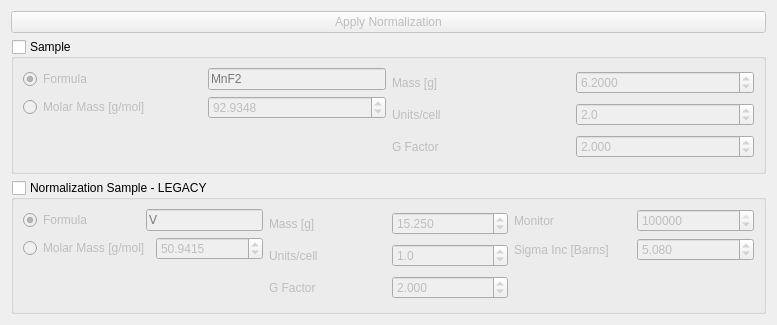
<?xml version="1.0" encoding="UTF-8"?>
<ui version="4.0">
 <class>Form</class>
 <widget class="QWidget" name="Form">
  <property name="geometry">
   <rect>
    <x>0</x>
    <y>0</y>
    <width>777</width>
    <height>325</height>
   </rect>
  </property>
  <property name="windowTitle">
   <string>Form</string>
  </property>
  <layout class="QVBoxLayout" name="verticalLayout_7">
   <item>
    <widget class="QPushButton" name="NormalizationManager_applyNormalization_btn">
      <property name="text">
      <string>Apply Normalization</string>
      </property>
      <property name="enabled">
        <bool>false</bool>
      </property>
      <property name="toolTip">
      <string>Apply normalization on current converted dataset</string>
     </property>
    </widget>
   </item>
   <item>
    <widget class="QGroupBox" name="NormalizationManager_sampleGroupBox_checkBox">
     <property name="title">
      <string>Sample</string>
     </property>
     <property name="flat">
      <bool>false</bool>
     </property>
     <property name="checkable">
      <bool>true</bool>
     </property>
     <property name="toolTip">
      <string>Use inputted sample parameters for normalization</string>
     </property>
     <property name="checked">
      <bool>false</bool>
     </property>
     <layout class="QHBoxLayout" name="horizontalLayout_4">
      <item>
       <layout class="QHBoxLayout" name="horizontalLayout">
        <item>
         <layout class="QVBoxLayout" name="verticalLayout">
          <item>
           <layout class="QHBoxLayout" name="horizontalLayout_6">
            <item>
             <widget class="QRadioButton" name="NormalizationManager_sampleFormula_radioButton">
              <property name="text">
               <string>Formula</string>
              </property>
              <property name="toolTip">
                <string>Use chemical formula to calculate molar mass</string>
              </property>
              <property name="checked">
               <bool>true</bool>
              </property>
              <attribute name="buttonGroup">
               <string notr="true">buttonGroup</string>
              </attribute>
             </widget>
            </item>
            <item>
             <widget class="QLineEdit" name="NormalizationManager_sampleFormula_lineEdit">
              <property name="sizePolicy">
               <sizepolicy hsizetype="Preferred" vsizetype="Fixed">
                <horstretch>0</horstretch>
                <verstretch>0</verstretch>
               </sizepolicy>
              </property>
              <property name="toolTip">
                <string>Chemical formula of sample</string>
              </property>
              <property name="placeholderText">
               <string>MnF2</string>
              </property>
             </widget>
            </item>
           </layout>
          </item>
          <item>
           <layout class="QHBoxLayout" name="horizontalLayout_5">
            <item>
             <widget class="QRadioButton" name="NormalizationManager_sampleMolarMass_radioButton">
              <property name="text">
               <string>Molar Mass [g/mol]</string>
              </property>
              <property name="toolTip">
                <string>Use custom molar mass</string>
              </property>
              <attribute name="buttonGroup">
               <string notr="true">buttonGroup</string>
              </attribute>
             </widget>
            </item>
            <item>
             <widget class="QDoubleSpinBox" name="NormalizationManager_sampleMolarMass_spinBox">
              <property name="decimals">
               <number>4</number>
              </property>
              <property name="maximum">
               <double>99999.990000000005239</double>
              </property>
              <property name="toolTip">
                <string>Molar mass in grams/mol</string>
              </property>
              <property name="value">
               <double>92.934799999999996</double>
              </property>
              <property name="enabled">
                <bool>false</bool>
              </property>
             </widget>
            </item>
           </layout>
          </item>
          <item>
           <spacer name="verticalSpacer_3">
            <property name="orientation">
             <enum>Qt::Vertical</enum>
            </property>
            <property name="sizeHint" stdset="0">
             <size>
              <width>20</width>
              <height>40</height>
             </size>
            </property>
           </spacer>
          </item>
         </layout>
        </item>
        <item>
         <layout class="QVBoxLayout" name="verticalLayout_3">
          <item>
           <layout class="QHBoxLayout" name="horizontalLayout_2">
            <item>
             <widget class="QLabel" name="label_2">
              <property name="text">
               <string>Mass [g]</string>
              </property>
             </widget>
            </item>
            <item>
             <widget class="QDoubleSpinBox" name="NormalizationManager_sampleMass_spinBox">
              <property name="decimals">
               <number>4</number>
              </property>
              <property name="toolTip">
                <string>Sample mass in grams</string>
              </property>
              <property name="singleStep">
               <double>0.100000000000000</double>
              </property>
              <property name="value">
               <double>6.200000000000000</double>
              </property>
             </widget>
            </item>
           </layout>
          </item>
          <item>
           <layout class="QHBoxLayout" name="horizontalLayout_3">
            <item>
             <widget class="QLabel" name="label_3">
              <property name="text">
               <string>Units/cell</string>
              </property>
             </widget>
            </item>
            <item>
             <widget class="QDoubleSpinBox" name="NormalizationManager_sampleUnitsPerCell_spinBox">
              <property name="decimals">
               <number>1</number>
              </property>
              <property name="toolTip">
                <string>Number of chemical units in unit cell</string>
              </property>
              <property name="value">
               <double>2.000000000000000</double>
              </property>
             </widget>
            </item>
           </layout>
          </item>
          <item>
           <layout class="QHBoxLayout" name="horizontalLayout_7">
            <item>
             <widget class="QLabel" name="label_6">
              <property name="text">
               <string>G Factor</string>
              </property>
             </widget>
            </item>
            <item>
             <widget class="QDoubleSpinBox" name="NormalizationManager_sampleGFactor_spinBox">
              <property name="decimals">
               <number>3</number>
              </property>
              <property name="toolTip">
                <string>Isotropic G factor</string>
              </property>
              <property name="maximum">
               <double>999.990000000000009</double>
              </property>
              <property name="value">
               <double>2.000000000000000</double>
              </property>
             </widget>
            </item>
           </layout>
          </item>
         </layout>
        </item>
        <item>
         <layout class="QVBoxLayout" name="verticalLayout_4">
          <property name="sizeConstraint">
           <enum>QLayout::SetDefaultConstraint</enum>
          </property>
         </layout>
        </item>
       </layout>
      </item>
     </layout>
    </widget>
   </item>
   <item>
    <widget class="QGroupBox" name="NormalizationManager_normalizationSampleGroupBox_checkBox">
     <property name="title">
      <string>Normalization Sample - LEGACY</string>
     </property>
     <property name="flat">
      <bool>false</bool>
     </property>
     <property name="toolTip">
      <string>Only applicable for measurements performed before 2021</string>
     </property>
     <property name="checkable">
      <bool>true</bool>
     </property>
     <property name="checked">
      <bool>false</bool>
     </property>
     <property name="border" stdset="0">
      <string>&quot;1 px solid gray;&quot;</string>
     </property>
     <property name="border-radius" stdset="0">
      <string>&quot;9 px;&quot;</string>
     </property>
     <property name="margin-top" stdset="0">
      <string>&quot;0.5em;&quot;</string>
     </property>
     <layout class="QHBoxLayout" name="horizontalLayout_8">
      <item>
       <layout class="QHBoxLayout" name="horizontalLayout_9">
        <item>
         <layout class="QVBoxLayout" name="verticalLayout_2">
          <item>
           <layout class="QHBoxLayout" name="horizontalLayout_10">
            <item>
             <widget class="QRadioButton" name="NormalizationManager_normalizationSampleFormula_radioButton">
              <property name="text">
               <string>Formula</string>
              </property>
              <property name="toolTip">
                <string>Use Chemical formula of sample to calculate molar mass</string>
              </property>
              <property name="checked">
               <bool>true</bool>
              </property>
              <attribute name="buttonGroup">
               <string notr="true">buttonGroup_2</string>
              </attribute>
             </widget>
            </item>
            <item>
             <widget class="QLineEdit" name="NormalizationManager_normalizationSampleFormula_lineEdit">
              <property name="sizePolicy">
               <sizepolicy hsizetype="Preferred" vsizetype="Fixed">
                <horstretch>0</horstretch>
                <verstretch>0</verstretch>
               </sizepolicy>
              </property>
              <property name="toolTip">
                <string>Chemical formula of normalization sample</string>
              </property>
              <property name="placeholderText">
               <string>V</string>
              </property>
             </widget>
            </item>
           </layout>
          </item>
          <item>
           <layout class="QHBoxLayout" name="horizontalLayout_14">
            <property name="sizeConstraint">
             <enum>QLayout::SetDefaultConstraint</enum>
            </property>
            <property name="leftMargin">
             <number>0</number>
            </property>
            <property name="topMargin">
             <number>0</number>
            </property>
            <property name="rightMargin">
             <number>0</number>
            </property>
            <property name="bottomMargin">
             <number>0</number>
            </property>
            <item>
             <widget class="QRadioButton" name="NormalizationManager_normalizationSampleMolarMass_radioButton">
              <property name="text">
               <string>Molar Mass [g/mol]</string>
              </property>
              <property name="toolTip">
                <string>Use custom molar mass for normalization</string>
              </property>
              <attribute name="buttonGroup">
               <string notr="true">buttonGroup_2</string>
              </attribute>
             </widget>
            </item>
            <item>
             <widget class="QDoubleSpinBox" name="NormalizationManager_normalizationSampleMolarMass_spinBox">
              <property name="decimals">
               <number>4</number>
              </property>
              <property name="toolTip">
                <string>Molar mass in grams/mol</string>
              </property>
              <property name="maximum">
               <double>99999.990000000005239</double>
              </property>
              <property name="value">
               <double>50.941499999999998</double>
              </property>
              <property name="enabled">
                <bool>false</bool>
              </property>
             </widget>
            </item>
           </layout>
          </item>
          <item>
           <spacer name="verticalSpacer_2">
            <property name="orientation">
             <enum>Qt::Vertical</enum>
            </property>
            <property name="sizeHint" stdset="0">
             <size>
              <width>20</width>
              <height>40</height>
             </size>
            </property>
           </spacer>
          </item>
         </layout>
        </item>
        <item>
         <layout class="QVBoxLayout" name="verticalLayout_5">
          <item>
           <layout class="QHBoxLayout" name="horizontalLayout_11">
            <item>
             <widget class="QLabel" name="label_9">
              <property name="text">
               <string>Mass [g]</string>
              </property>
             </widget>
            </item>
            <item>
             <widget class="QDoubleSpinBox" name="NormalizationManager_normalizationSampleMass_spinBox">
              <property name="decimals">
               <number>3</number>
              </property>
              <property name="toolTip">
                <string>Mass of normalization sample in grams</string>
              </property>
              <property name="singleStep">
               <double>0.100000000000000</double>
              </property>
              <property name="value">
               <double>15.250000000000000</double>
              </property>
             </widget>
            </item>
           </layout>
          </item>
          <item>
           <layout class="QHBoxLayout" name="horizontalLayout_12">
            <item>
             <widget class="QLabel" name="label_10">
              <property name="text">
               <string>Units/cell</string>
              </property>
             </widget>
            </item>
            <item>
             <widget class="QDoubleSpinBox" name="NormalizationManager_normalizationSampleUnitsPerCell_spinBox">
              <property name="decimals">
               <number>1</number>
              </property>
              <property name="toolTip">
                <string>Number of chemical units in unit cell</string>
              </property>
              <property name="value">
               <double>1.000000000000000</double>
              </property>
             </widget>
            </item>
           </layout>
          </item>
          <item>
           <layout class="QHBoxLayout" name="horizontalLayout_16">
            <item>
             <widget class="QLabel" name="label_8">
              <property name="text">
               <string>G Factor</string>
              </property>
             </widget>
            </item>
            <item>
             <widget class="QDoubleSpinBox" name="NormalizationManager_normalizationSampleGFactor_spinBox">
              <property name="sizePolicy">
               <sizepolicy hsizetype="Preferred" vsizetype="Fixed">
                <horstretch>0</horstretch>
                <verstretch>0</verstretch>
               </sizepolicy>
              </property>
              <property name="toolTip">
                <string>Isotropic G factor</string>
              </property>
              <property name="decimals">
               <number>3</number>
              </property>
              <property name="maximum">
               <double>999.990000000000009</double>
              </property>
              <property name="value">
               <double>2.000000000000000</double>
              </property>
             </widget>
            </item>
           </layout>
          </item>
         </layout>
        </item>
        <item>
         <layout class="QVBoxLayout" name="verticalLayout_6">
          <item>
           <layout class="QHBoxLayout" name="horizontalLayout_13">
            <item>
             <widget class="QLabel" name="label_14">
              <property name="text">
               <string>Monitor</string>
              </property>
             </widget>
            </item>
            <item>
             <widget class="QDoubleSpinBox" name="NormalizationManager_normalizationMonitor_spinBox">
              <property name="decimals">
               <number>0</number>
              </property>
              <property name="toolTip">
                <string>Monitor count per scan point</string>
              </property>
              <property name="maximum">
               <double>10000000.000000000000000</double>
              </property>
              <property name="singleStep">
               <double>1000.000000000000000</double>
              </property>
              <property name="value">
               <double>100000.000000000000000</double>
              </property>
             </widget>
            </item>
           </layout>
          </item>
          <item>
           <layout class="QHBoxLayout" name="horizontalLayout_15">
            <item>
             <widget class="QLabel" name="label_13">
              <property name="text">
               <string>Sigma Inc [Barns]</string>
              </property>
             </widget>
            </item>
            <item>
             <widget class="QDoubleSpinBox" name="NormalizationManager_normalizationSampleSigmaInc_spinBox">
              <property name="sizePolicy">
               <sizepolicy hsizetype="Preferred" vsizetype="Fixed">
                <horstretch>0</horstretch>
                <verstretch>0</verstretch>
               </sizepolicy>
              </property>
              <property name="toolTip">
                <string>Incoherent signal strength of normalization sample in Barns</string>
              </property>
              <property name="decimals">
               <number>3</number>
              </property>
              <property name="value">
               <double>5.080000000000000</double>
              </property>
             </widget>
            </item>
           </layout>
          </item>
          <item>
           <spacer name="verticalSpacer">
            <property name="orientation">
             <enum>Qt::Vertical</enum>
            </property>
            <property name="sizeHint" stdset="0">
             <size>
              <width>20</width>
              <height>40</height>
             </size>
            </property>
           </spacer>
          </item>
         </layout>
        </item>
       </layout>
      </item>
     </layout>
    </widget>
   </item>
  </layout>
 </widget>
 <resources/>
 <connections/>
 <buttongroups>
  <buttongroup name="buttonGroup"/>
  <buttongroup name="buttonGroup_2"/>
 </buttongroups>
</ui>
